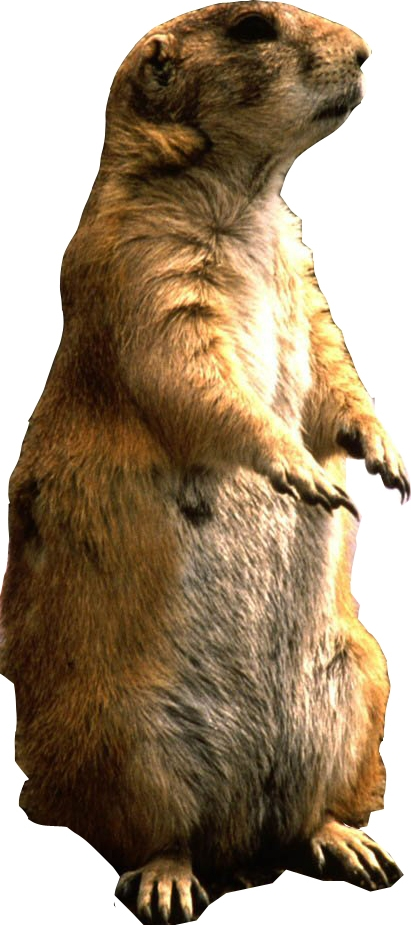
%> input picture Fast-Texforms/Raw images/0.44_prariedog.jpg, 411 x 925 px; its folder holds only this picture in this run
$ octave preprocess_texform_inputs.m   (GNU Octave 9; MATLAB toolbox functions it lacks are replaced by stand-ins)
%> lines starting %> are read from the running program, lines starting %| are printed output that depends on the picture; in (x1, y1, x2, y2) boxes, pixels count from 0 and x2, y2 are one past the last pixel; in counts of white or black regions, pixels touching at a corner belong together; the program's own positions count from 1
%% preprocess_texform_inputs.m
%
% Standardizes source photos to match the framing/proportions of a
% reference image (object isolated on a uniform background, occupying a
% moderate fraction of the frame, centered, with margin around it) --
% before they go into the texform-generation pipeline.
%
% WHY THIS MATTERS: the texform model's pooling windows grow with
% distance from the fixation point (image center). If an object fills
% almost the entire frame (a tight close-up), its most diagnostic
% features sit at very low eccentricity and get the smallest, least
% disruptive pooling windows -- so the synthesis barely alters them and
% the result stays recognizable. Matching your source images' framing
% to a reference that worked (object smaller relative to frame, with
% background space around it) gives the model room to disrupt the
% object's features as eccentricity increases outward from center.
%
% LIMITATION: this script detects the object by treating the image
% background as a roughly UNIFORM color and separating anything that
% differs from it. This works for clean product-photo-style or
% pre-segmented images (like a BOSS-style stimulus, or your hamster
% photo), but will fail on images with busy/textured/non-uniform
% backgrounds -- check each output visually before trusting it.

clear; clc; close all;

scriptFolder = fileparts(mfilename('fullpath'));

%% ---- USER SETTINGS: EDIT THESE ----

SOURCE_FOLDER = fullfile(scriptFolder, 'Raw images');        % your original, unprocessed photos
OUTPUT_FOLDER = fullfile(scriptFolder, 'source_images');      % standardized output (feed this
                                                                %   into batch_texform_generation.m
                                                                %   as its SOURCE_FOLDER)

CANVAS_SIZE           = [640 640];  % output canvas [rows cols] -- already a
                                     % multiple of 64, so it satisfies the
                                     % texform pipeline's pyramid constraint
TARGET_OBJECT_FRACTION = 0.55;      % object's longest side, as a fraction of
                                     % the canvas -- tune this to visually
                                     % match your reference image's proportions
FOREGROUND_THRESH      = 15;        % grey-level difference from background
                                     % needed to count a pixel as "object"
                                     % (0-255 scale) -- raise if too much
                                     % background gets included as object,
                                     % lower if parts of the object get missed
BACKGROUND_FILL        = 128;       % [] = auto-detect from each image's own
                                     % corners; or set a fixed value 0-255
                                     % (128 = mid-grey, roughly matching the
                                     % reference gemsbok image's background)

if exist(OUTPUT_FOLDER, 'dir') == 0
    mkdir(OUTPUT_FOLDER);
end

%% ---- Batch loop ----

sourceFiles = [dir(fullfile(SOURCE_FOLDER, '*.png')); ...
               dir(fullfile(SOURCE_FOLDER, '*.jpg')); ...
               dir(fullfile(SOURCE_FOLDER, '*.jpeg'))];

fprintf('Found %d raw photos in %s\n', numel(sourceFiles), SOURCE_FOLDER);

for k = 1:numel(sourceFiles)
    thisName = sourceFiles(k).name;
    [~, baseName, ~] = fileparts(thisName);
    fprintf('[%d/%d] Processing %s...\n', k, numel(sourceFiles), thisName);

    im = imread(fullfile(SOURCE_FOLDER, thisName));
%> im is the input picture: size 925x411x3 uint8; mean R, G, B 160.7, 142, 117.5
    if size(im, 3) == 3
        im = rgb2gray(im);
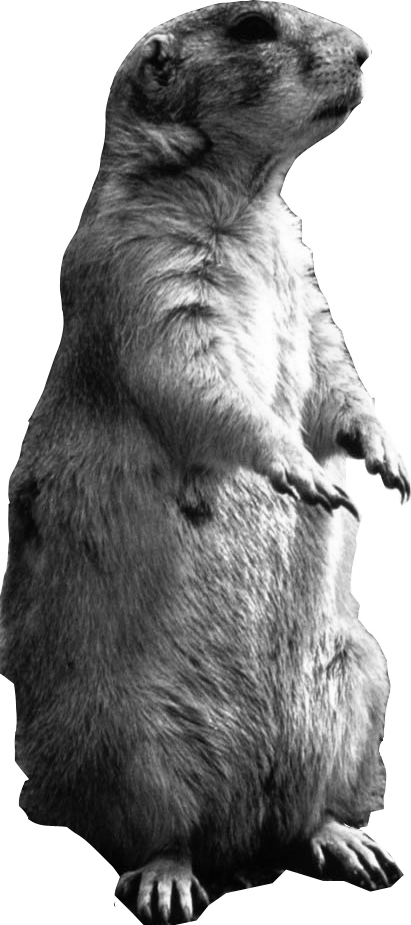
%> im: size 925x411 uint8; min 0, max 255, mean 144.8
    end
    im = double(im);
%> im: size 925x411 double

    try
        outIm = standardizeFraming(im, CANVAS_SIZE, TARGET_OBJECT_FRACTION, ...
            FOREGROUND_THRESH, BACKGROUND_FILL);
        outFile = fullfile(OUTPUT_FOLDER, [baseName '_prepped.png']);
        imwrite(uint8(outIm), outFile);
        fprintf('  Saved: %s\n', outFile);
    catch ME
        warning('  Failed on %s: %s\n  (likely a non-uniform background -- check this image manually)', ...
            thisName, ME.message);
    end
end

fprintf('\nDone. Check %s and visually inspect each result before running the texform batch.\n', ...
    OUTPUT_FOLDER);


%% ======================= LOCAL FUNCTIONS =======================

function outIm = standardizeFraming(im, canvasSize, targetFraction, threshVal, bgFillOverride)
%> called with canvasSize = [640 640], targetFraction = 0.55, threshVal = 15, bgFillOverride = 128
    [rows, cols] = size(im);
%> rows = 925; cols = 411

    % --- Estimate background value from the four corners ---
    patch = 20;
    corners = [im(1:patch, 1:patch); im(1:patch, cols-patch+1:cols); ...
               im(rows-patch+1:rows, 1:patch); im(rows-patch+1:rows, cols-patch+1:cols)];
%> corners: size 80x20 double; every value is 255
    bgValue = median(corners(:));
%> bgValue = 255

    % --- Build foreground mask: pixels that differ enough from background ---
    mask = abs(im - bgValue) > threshVal;
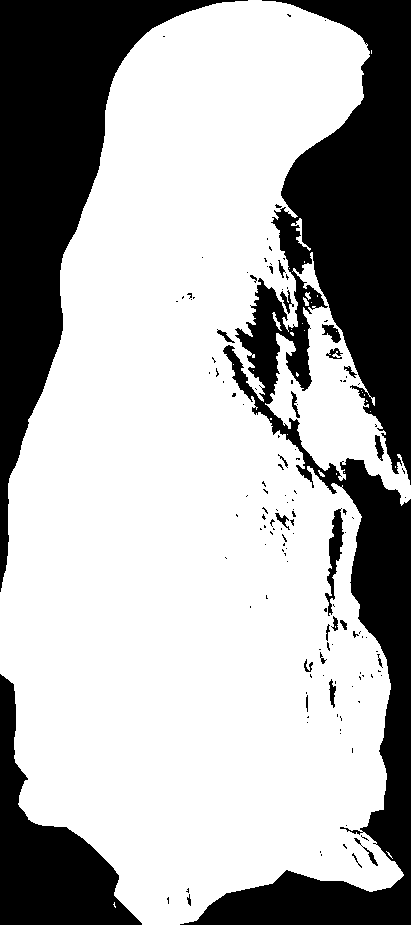
%> mask: size 925x411 logical; 68% white; 138 black regions (111 under 20 px), largest, box (x1, y1, x2, y2) and area: (180, 0, 411, 925) 66250, (0, 0, 248, 592) 39234, (0, 674, 142, 925) 13530
    mask = imfill(mask, 'holes');
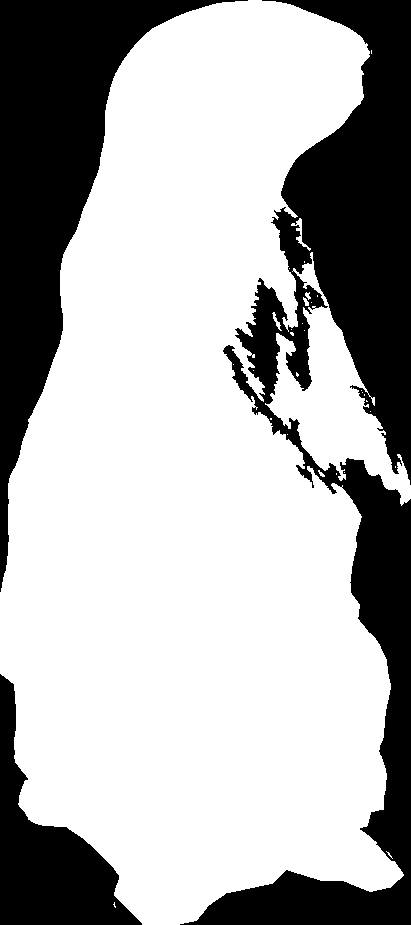
%> mask: size 925x411 logical; 68.7% white; 3 black regions, box (x1, y1, x2, y2) and area: (180, 0, 411, 925) 66183, (0, 0, 248, 592) 39234, (0, 674, 142, 925) 13530
    mask = bwareaopen(mask, 200);            % remove small speckle noise
%> mask: size 925x411 logical; 68.6% white; 3 black regions, box (x1, y1, x2, y2) and area: (180, 0, 411, 925) 66530, (0, 0, 248, 592) 39234, (0, 674, 142, 925) 13538
    mask = imclose(mask, strel('disk', 5));   % close small gaps
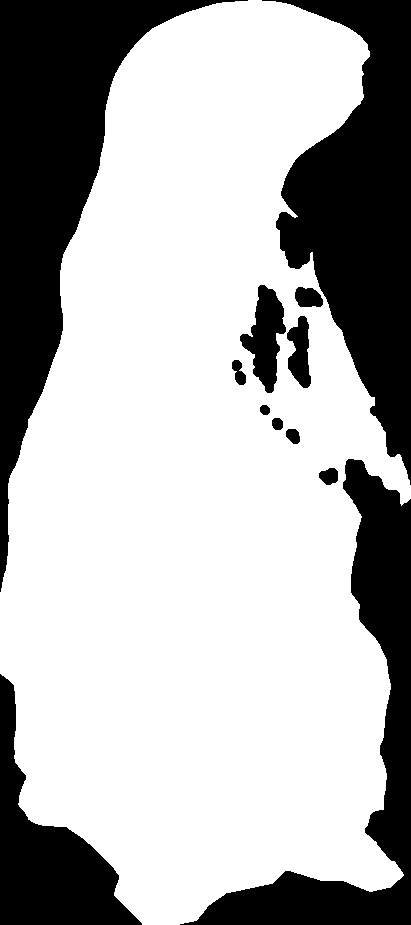
%> mask: size 925x411 logical; 69.3% white; 12 black regions

    cc = bwconncomp(mask);
%> cc = 1 connected component
    if cc.NumObjects == 0
        error('No foreground object detected -- background may not be uniform enough, or FOREGROUND_THRESH needs adjusting.');
    end

    % Keep only the largest connected component (assumed to be the object)
    areas = cellfun(@numel, cc.PixelIdxList);
%> areas = 263387
    [~, biggest] = max(areas);
%> biggest = 1
    objMask = false(size(mask));
    objMask(cc.PixelIdxList{biggest}) = true;

    stats = regionprops(objMask, 'BoundingBox');
%> stats = 1 region; box (x1, y1, x2, y2): (0, 0, 411, 925)
    bbox = round(stats.BoundingBox);  % [x y width height]
%> bbox = [1 1 411 925]

    % --- Determine background fill value (needed before substitution below) ---
    if isempty(bgFillOverride)
        fillValue = bgValue;
    else
        fillValue = bgFillOverride;
    end

    % --- Crop to the object's bounding box (from the greyscale image, not the mask) ---
    cropped = im(bbox(2):(bbox(2)+bbox(4)-1), bbox(1):(bbox(1)+bbox(3)-1));

    % Replace any background pixels still visible WITHIN this rectangular
    % crop (e.g. corners around an irregularly-shaped object) with the
    % same fill value used for the canvas, so there's no visible seam/box
    % between the object's silhouette and the surrounding grey.
    croppedMask = objMask(bbox(2):(bbox(2)+bbox(4)-1), bbox(1):(bbox(1)+bbox(3)-1));
    cropped(~croppedMask) = fillValue;
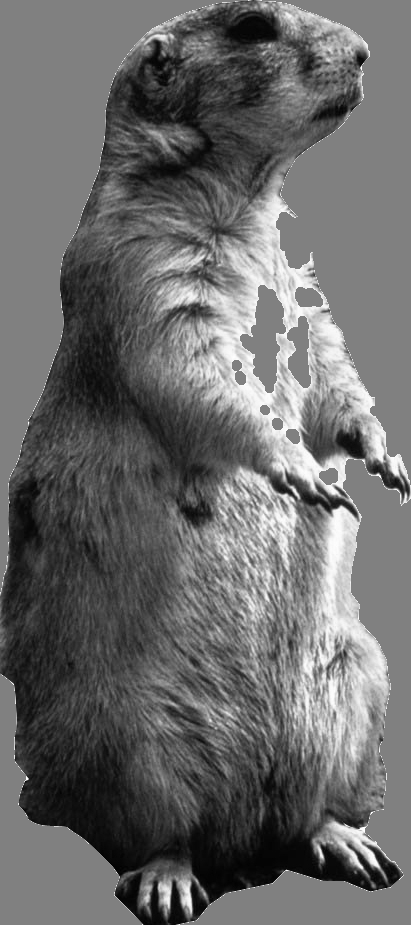
%> cropped: size 925x411 double; min 0, max 255, mean 105.9

    % --- Resize so the object's longest side hits the target fraction of the canvas ---
    objLongSide = max(size(cropped));
%> objLongSide = 925
    canvasLongSide = max(canvasSize);
    scaleFactor = (targetFraction * canvasLongSide) / objLongSide;
%> scaleFactor = 0.381
    resized = imresize(cropped, scaleFactor);
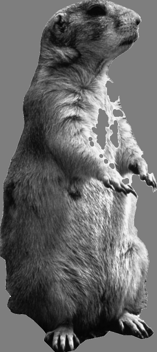
%> resized: size 352x157 double; min -2.29, max 260.7, mean 105.9; drawn with min black and max white

    if any(size(resized) > canvasSize)
        error('Resized object is larger than the canvas -- lower TARGET_OBJECT_FRACTION or increase CANVAS_SIZE.');
    end

    % --- Place the resized object centered on a uniform canvas ---
    outIm = ones(canvasSize) * fillValue;
    [rR, rC] = size(resized);
%> rR = 352; rC = 157
    rowStart = round((canvasSize(1) - rR) / 2) + 1;
%> rowStart = 145
    colStart = round((canvasSize(2) - rC) / 2) + 1;
%> colStart = 243
    outIm(rowStart:(rowStart+rR-1), colStart:(colStart+rC-1)) = resized;
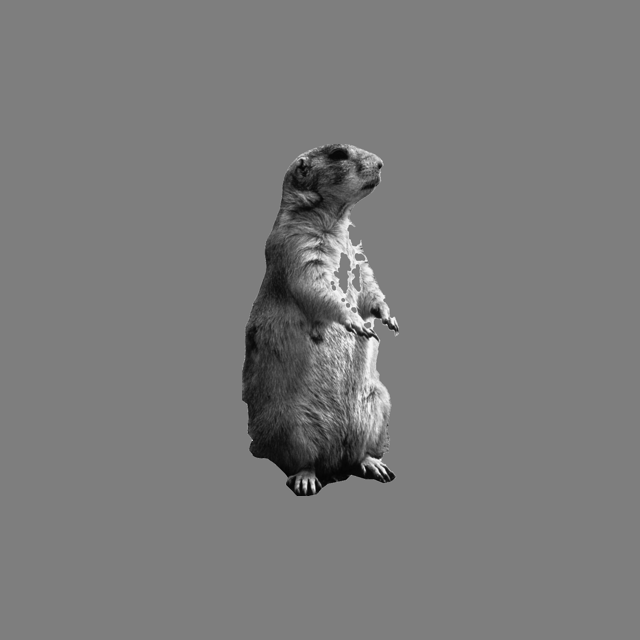
%> outIm: size 640x640 double; min -2.29, max 260.7, mean 125; drawn with min black and max white
end

$ run again, on Fast-Texforms/Raw images/0.50_pepper01.jpg
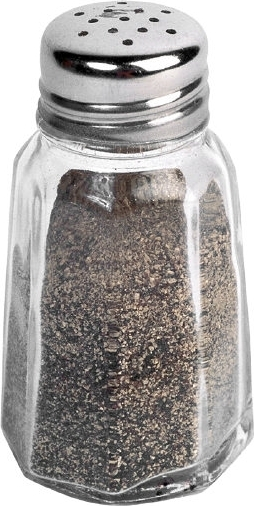
%> input picture Fast-Texforms/Raw images/0.50_pepper01.jpg, 254 x 506 px
%> im is the input picture: size 506x254x3 uint8; mean R, G, B 165.4, 161.9, 160.2
%> in standardizeFraming, `corners = [im(1:patch, 1:patch); im(1:patch, cols-patch+1:cols); im(ro..`:
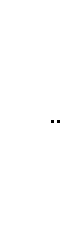
%> corners: size 80x20 double (shown 3 times larger); values 254 (black) and 255 (white), 99.9% white; black in thin lines or dots, all inside (x1, y1, x2, y2) = (17, 40, 20, 41)
%> bgValue = 255
%> cc = 1 connected component
%> areas = 106087
%> biggest = 1
%> stats = 1 region; box (x1, y1, x2, y2): (0, 0, 254, 506)
%> bbox = [1 1 254 506]
%> cropped: size 506x254 double; min 0, max 255, mean 140.7
%> in standardizeFraming, `outIm(rowStart:(rowStart+rR-1), colStart:(colStart+rC-1)) = resized;`:
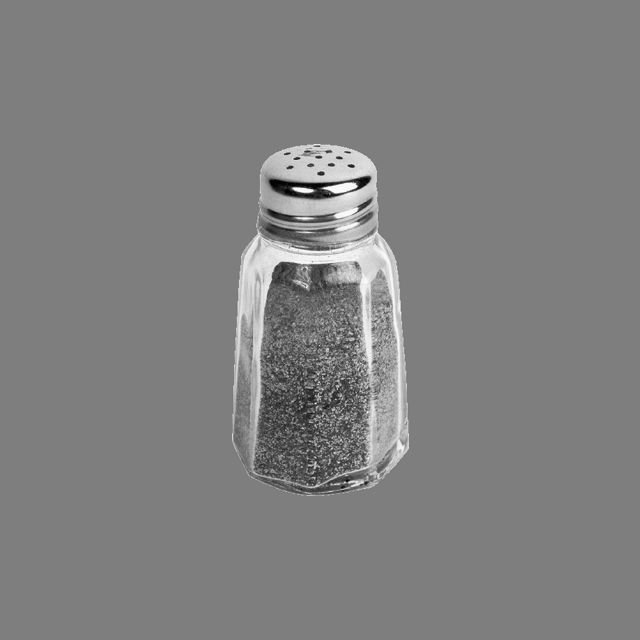
%> outIm: size 640x640 double; min -1.78, max 260.6, mean 129.9; drawn with min black and max white

$ run again, on Fast-Texforms/Raw images/0.54_hoofed-okapi.jpg
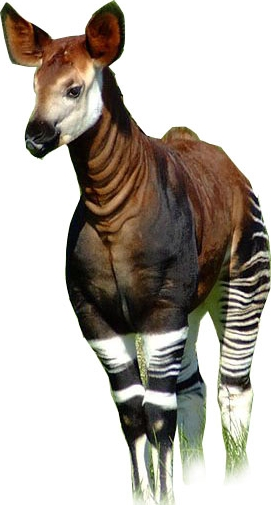
%> input picture Fast-Texforms/Raw images/0.54_hoofed-okapi.jpg, 271 x 505 px
%> im is the input picture: size 505x271x3 uint8; mean R, G, B 180.1, 173.5, 165.5
%> bgValue = 255
%> in standardizeFraming, `mask = imclose(mask, strel('disk', 5));`:
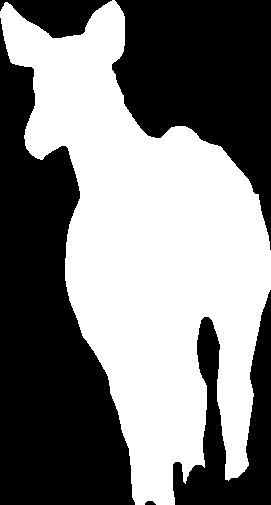
%> mask: size 505x271 logical; 49.3% white; 1 white region
%> cc = 1 connected component
%> areas = 67431
%> biggest = 1
%> stats = 1 region; box (x1, y1, x2, y2): (0, 0, 271, 505)
%> bbox = [1 1 271 505]
%> in standardizeFraming, `outIm(rowStart:(rowStart+rR-1), colStart:(colStart+rC-1)) = resized;`:
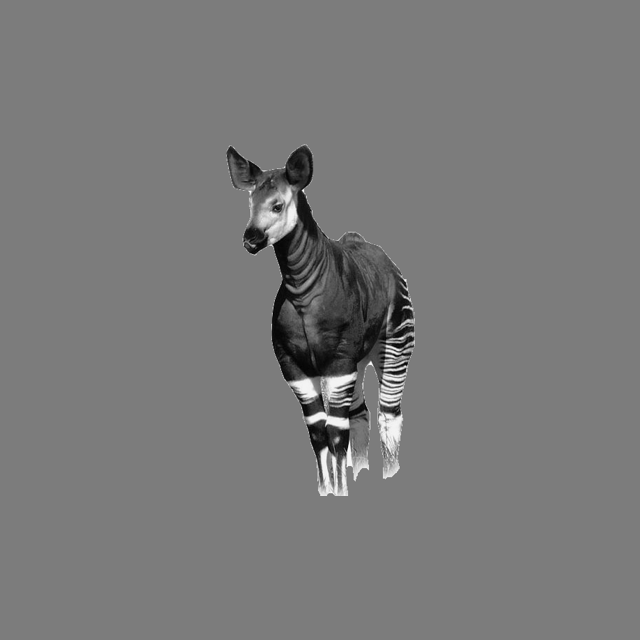
%> outIm: size 640x640 double; min -3.58, max 266, mean 125.1; drawn with min black and max white

$ run again, on Fast-Texforms/Raw images/0.55_lightbulb.jpg
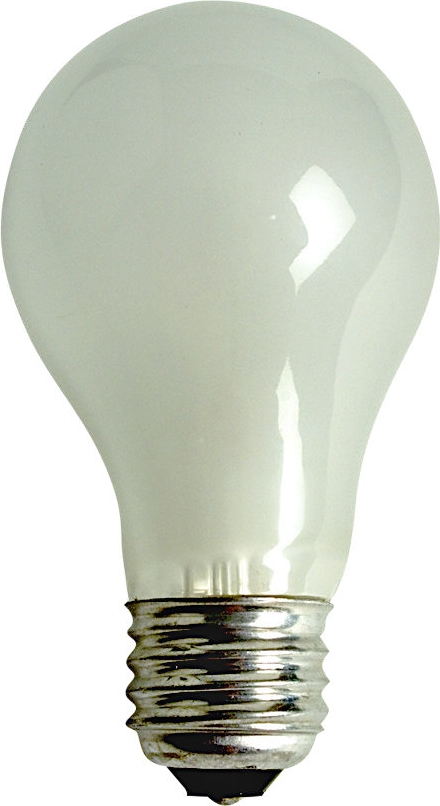
%> input picture Fast-Texforms/Raw images/0.55_lightbulb.jpg, 440 x 806 px
%> im is the input picture: size 806x440x3 uint8; mean R, G, B 207.7, 211.8, 201.2
%> corners: size 80x20 double; every value is 255
%> bgValue = 255
%> cc = 1 connected component
%> areas = 231556
%> biggest = 1
%> stats = 1 region; box (x1, y1, x2, y2): (1, 0, 440, 806)
%> bbox = [2 1 439 806]
%> croppedMask: size 806x439 logical; 65.4% white; 4 black regions, box (x1, y1, x2, y2) and area: (0, 248, 221, 806) 54685, (229, 249, 439, 806) 46384, (223, 0, 439, 214) 10686, (0, 0, 202, 209) 10523
%> in standardizeFraming, `outIm(rowStart:(rowStart+rR-1), colStart:(colStart+rC-1)) = resized;`:
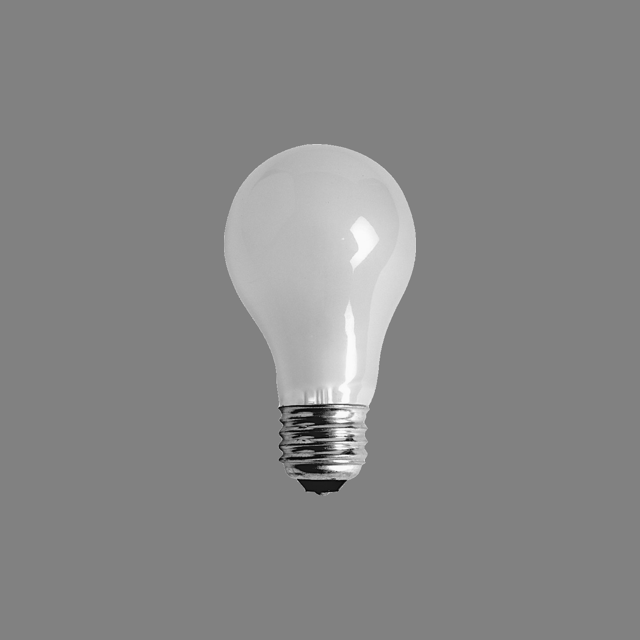
%> outIm: size 640x640 double; min -8.53, max 259.9, mean 134.2; drawn with min black and max white
